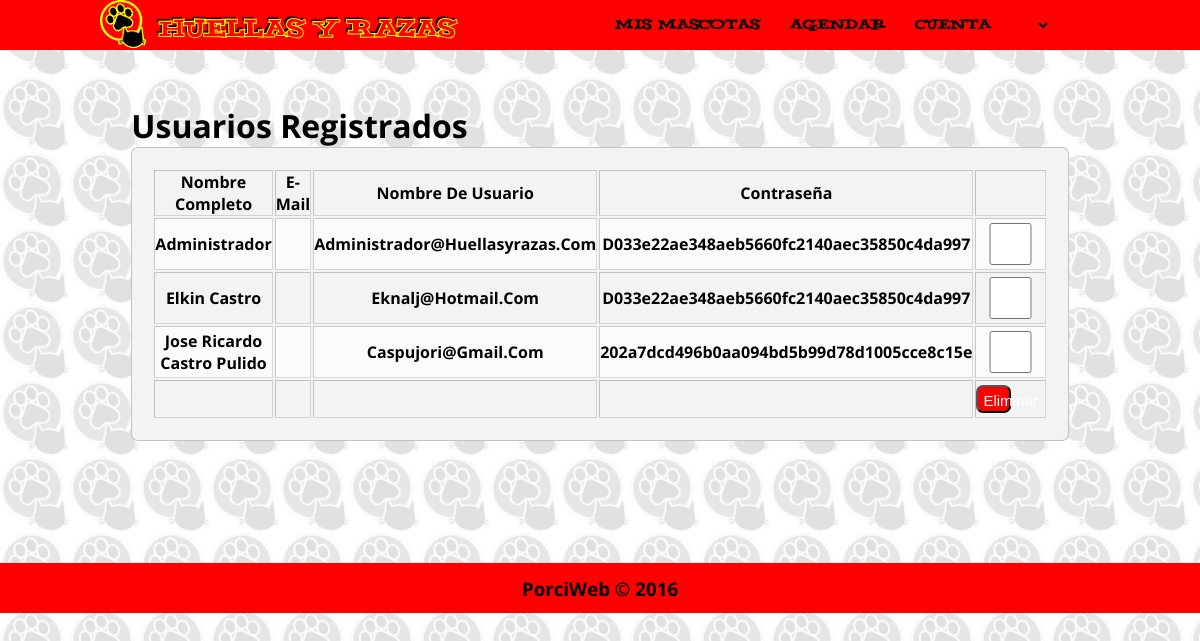
The page /pruebas/vistaadmin.php (signed in) on the database its author committed.
### tables this page shows
CREATE TABLE `usertbl` (
  `idusu` int(11) NOT NULL AUTO_INCREMENT,
  `full_name` text NOT NULL,
  `username` text NOT NULL,
  `direccion` text NOT NULL,
  `ncelular` text NOT NULL,
  `password` text NOT NULL,
  `fcreacion` date NOT NULL,
  `estado` int(1) NOT NULL,
  PRIMARY KEY (`idusu`)
);

### pruebas/vistaadmin.php (the view, shortened to what this page needs)
<?php
if(!isset($_SESSION["session_username"])) {
	header("location:login.php");
} else {
?>
<?php
include 'conexion.php';
$con=Conectarse();
$usuario=$_SESSION['session_username'];
$res=mysql_query("select * from usertbl",$con);
    echo "Usuario: ".$usuario."<br>";
    echo '<a href="logout.php">Cerrar Sesi&oacute;n</a>';
?>
<?php include("includes/header-herramientas.php"); ?>
<!DOCTYPE html>
<html>
<body>
<table border="1">
    <caption><h1>Usuarios Registrados</h1></caption>
 <tr>
     <th>Nombre Completo</th>
     <th>E-mail</th>
     <th>Nombre de Usuario</th>
     <th>Contrase&ntilde;a</th>
     <th></th>
 </tr>
 <?php
 while($fila=mysql_fetch_array($res)){
 ?>
 <tr>
    <form method="post" action="eliminarusu.php">
     <th><?php echo $fila['full_name']; ?></th>
     <th><?php echo $fila['email']; ?></th>
     <th><?php echo $fila['username']; ?></th>
     <th><?php echo $fila['password']; ?></th>
     <th><input type="checkbox" name="casilla[]" value="<?php echo $fila['username']; ?>"></th>
 </tr>
 <?php
 }
 ?>
<tr><th></th><th></th><th></th><th></th><th><button type="submit" value="Eliminar">Eliminar</button></th></tr>
</table><br>
</body>
</html>
<?php include("includes/footer.php"); ?>
<?php
}
?>

### css/estilos.css (style rules this page uses)
* { margin: 0; padding: 0; box-sizing: border-box; }
body { font-family: 'Open Sans', sans-serif; }
h1 { float: left; }

### css/formulario.css (style rules this page uses)
table { text-transform: capitalize; margin:auto; margin-top: 60px; width: 90%; max-width: 500px; max-height: 1000px; background: #F3F3F3; padding: 20px; border: 1px solid rgba(0,0,0,0.2); border-radius: 7px; }
tr:nth-child(odd) { background-color:#grey; }
tr:nth-child(even) { background-color:#fbfbfb; }
form { margin:auto; margin-top: 60px; width: 90%; max-width: 400px; max-height: 1100px; background: #F3F3F3; padding: 20px; border: 1px solid rgba(0,0,0,0.2); border-radius: 7px; }
input { display: block; padding: 10px; width: 100%; height: 42px; margin: 4px 0; font-size: 15px; border-radius: 7px; }
button { display: block; padding: 5px; width: 50%; height: 28px; margin: 4px 0; font-size: 15px; border-radius: 7px; color: #fff; background: #FF0000; }

### rows shown on the page
usertbl: full_name "Administrador", username "Administrador@huellasyrazas.com", password "D033e22ae348aeb5660fc2140aec35850c4da997"
usertbl: full_name "Elkin Castro", username "Eknalj@hotmail.com", password "D033e22ae348aeb5660fc2140aec35850c4da997"
usertbl: full_name "Jose Ricardo Castro Pulido", username "Caspujori@gmail.com", password "202a7dcd496b0aa094bd5b99d78d1005cce8c15e"

### other values the page prints
$usuario "administrador@huellasyrazas.com"
